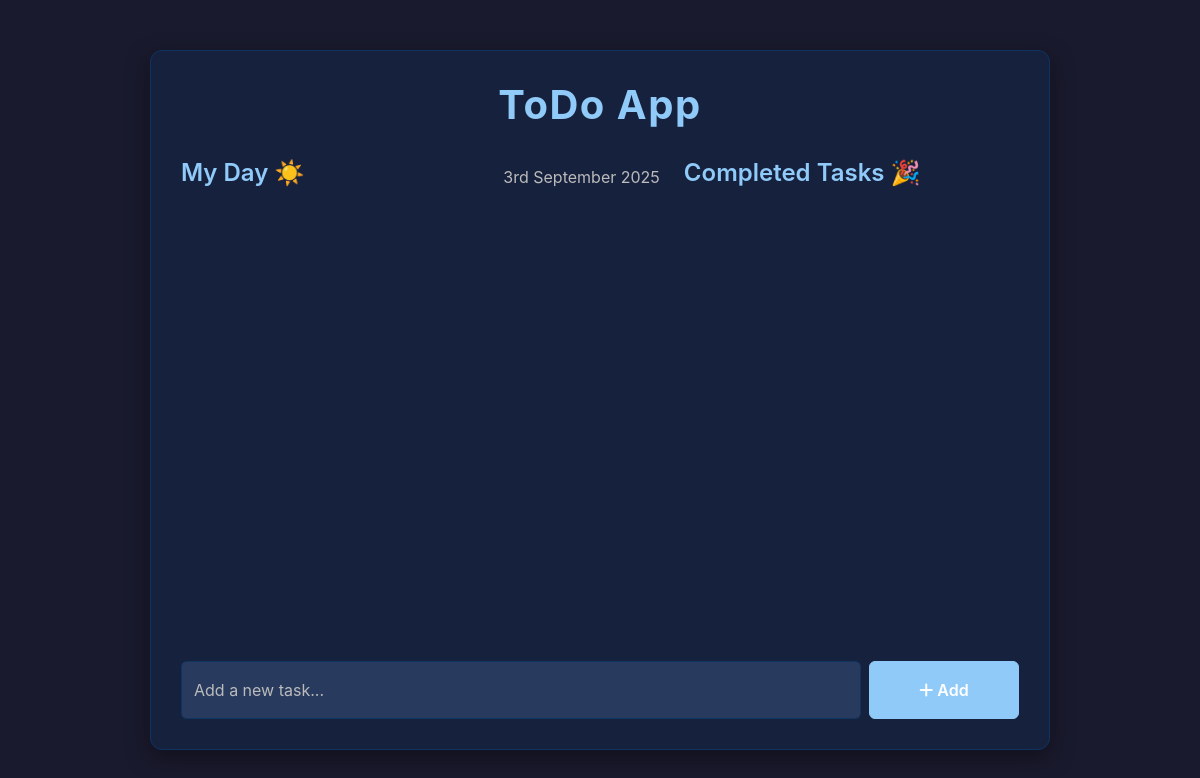
The app's page /, older data.
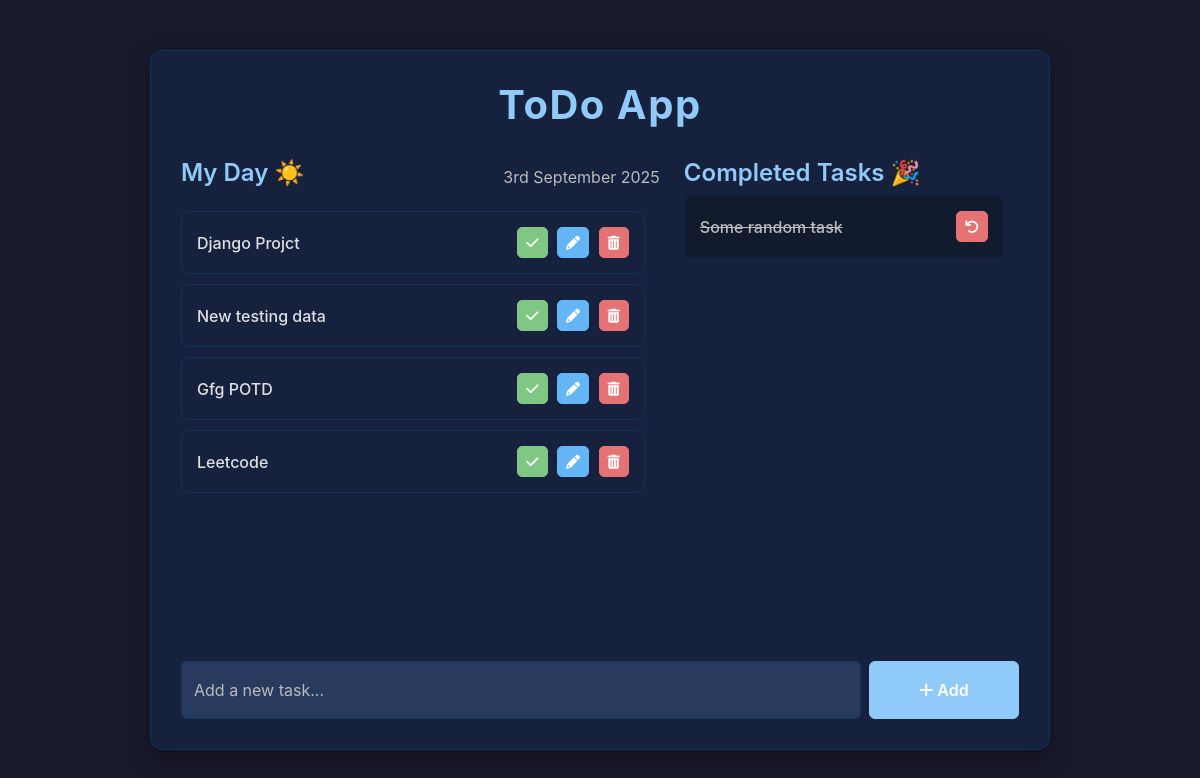
The same page, newer data.
### todos/models.py (models this page shows, shortened)
class Task(models.Model):
    task = models.CharField(max_length=250)
    is_completed = models.BooleanField(default=False)
    created_at = models.DateTimeField(auto_now_add = True)
    updated_at = models.DateTimeField(auto_now=True)

### todo_main/views.py (the view)
# urls.py: 2. Add a URL to urlpatterns:  path('', views.home, name='home')
def home(request):
    tasks = Task.objects.filter(is_completed = False).order_by('-updated_at')
    completed_tasks = Task.objects.filter(is_completed = True)
    context = {
        'tasks':tasks,
        'completed_tasks':completed_tasks
    }
    return render(request,'home.html',context)

### templates/home.html (shortened to what this page needs)
<!DOCTYPE html>
<html lang="en">
  <head>
    <link
      href="https://cdn.jsdelivr.net/npm/bootstrap@5.3.0-alpha1/dist/css/bootstrap.min.css"
      rel="stylesheet"
    />
    <link
      rel="stylesheet"
      href="https://cdnjs.cloudflare.com/ajax/libs/font-awesome/6.0.0-beta3/css/all.min.css"
    />
  </head>
  <body>
    <div class="container todo-container">
      <header class="todo-header">
        <h1>ToDo App</h1>
      </header>
      <div class="row">
        <div class="col-md-7 task-section">
          <div class="d-flex justify-content-between align-items-center mb-3">
            <h4>My Day ☀️</h4>
            <p class="text-muted mb-0">{% now "jS F Y" %}</p>
          </div>
          <div class="task-list">
            {% for task in tasks %}
            <div class="task-card">
              <span class="task-text">{{task.task}}</span>
              <div class="task-actions">
                <a href="{% url 'mark_as_done' task.pk %}" class="btn btn-sm btn-success" title="Mark as Done">
                  <i class="fas fa-check"></i>
                </a>
                <a href="{% url 'edit_task' task.id %}" class="btn btn-sm btn-info" title="Edit">
                  <i class="fas fa-pencil-alt"></i>
                </a>
                <a href="{% url 'delete_task' task.id %}" class="btn btn-sm btn-danger" title="Delete">
                  <i class="fas fa-trash-alt"></i>
                </a>
              </div>
            </div>
            {% endfor %}
          </div>
        </div>
        <div class="col-md-5 task-section completed-tasks">
          <h4>Completed Tasks 🎉</h4>
          <div class="task-list">
            {% for task in completed_tasks %}
            <div class="task-card completed-task">
              <span class="task-text">{{task.task}}</span>
              <div class="task-actions">
                <a href="{% url 'mark_as_undone' task.pk %}" class="btn btn-sm btn-danger" title="Mark as Undone">
                  <i class="fas fa-undo"></i>
                </a>
              </div>
            </div>
            {% endfor %}
          </div>
        </div>
      </div>
      <div class="row">
        <div class="col-12 add-task-form">
          <form action="{% url 'addTask' %}" method="POST" class="d-flex gap-2">
            <div class="form-group flex-grow-1">
              <input
                type="text"
                class="form-control"
                placeholder="Add a new task..."
                name="task"
                required
              />
            </div>
            <button type="submit" class="btn btn-primary">
              <i class="fas fa-plus"></i> Add
            </button>
          </form>
        </div>
      </div>
    </div>
  </body>
</html>

### templates/home.html (style rules this page uses)
:root { --primary-color: #90caf9; --secondary-color: #bbbbbb; --success-color: #81c784; --danger-color: #e57373; --info-color: #64b5f6; --background-dark: #1a1a2e; --card-bg-dark: #16213e; --text-light: #e0e0e0; --border-dark: #0f3460; --font-family: -apple-system, BlinkMacSystemFont, "Segoe UI", Roboto, "Helvetica Neue", Arial, sans-serif; }
body { background-color: var(--background-dark); font-family: var(--font-family); min-height: 100vh; display: flex; align-items: center; justify-content: center; padding: 20px; color: var(--text-light); }
.todo-container { max-width: 900px; width: 100%; background-color: var(--card-bg-dark); border-radius: 12px; box-shadow: 0 8px 24px rgba(0, 0, 0, 0.4); padding: 30px; border: 1px solid var(--border-dark); }
.todo-header { text-align: center; margin-bottom: 30px; color: var(--text-light); }
.todo-header h1 { font-weight: 700; letter-spacing: 1.5px; color: var(--primary-color); }
.task-section { margin-bottom: 20px; }
.task-section h4 { color: var(--primary-color); font-weight: 600; }
.text-muted { color: var(--secondary-color) !important; }
.task-list { height: 400px; overflow-y: auto; padding-right: 15px; }
.task-card { background-color: var(--card-bg-dark); border: 1px solid var(--border-dark); border-radius: 8px; margin-bottom: 10px; padding: 15px; display: flex; justify-content: space-between; align-items: center; transition: all 0.3s ease; }
.task-card.completed-task { background-color: #121a2e; border-color: #0d223f; }
.task-text { font-size: 1rem; font-weight: 500; color: var(--text-light); }
.task-actions .btn { margin-left: 5px; border-radius: 5px; color: #fff; }
.task-actions .btn-success { background-color: var(--success-color); border-color: var(--success-color); }
.task-actions .btn-danger { background-color: var(--danger-color); border-color: var(--danger-color); }
.task-actions .btn-info { background-color: var(--info-color); border-color: var(--info-color); }
.completed-tasks .task-card .task-text { text-decoration: line-through; color: var(--secondary-color); }
.add-task-form { margin-top: 30px; }
.add-task-form .form-control { border-radius: 5px; padding: 1rem 0.75rem; background-color: #283a5e; border: 1px solid var(--border-dark); color: var(--text-light); }
.add-task-form .form-control::placeholder { color: var(--secondary-color); }
.add-task-form .btn-primary { background-color: var(--primary-color); border-color: var(--primary-color); font-weight: 600; }
.add-task-form .btn { width: 150px; }

Row changes from the older to the newer data that the page shows:
added Task: task "Django Projct", shown under "My Day ☀️"
added Task: task "New testing data", shown under "My Day ☀️"
added Task: task "Gfg POTD", shown under "My Day ☀️"
added Task: task "Leetcode", shown under "My Day ☀️"
added Task: task "Some random task", shown under "Completed Tasks 🎉"
